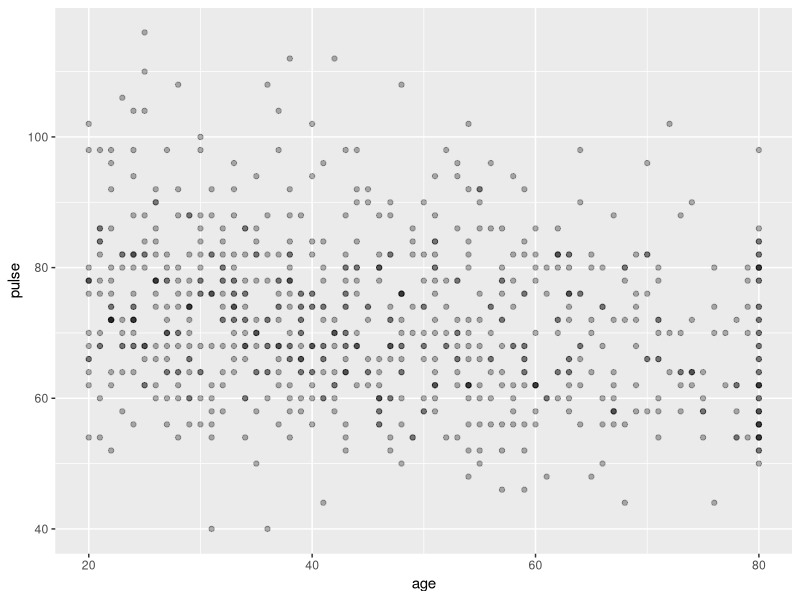
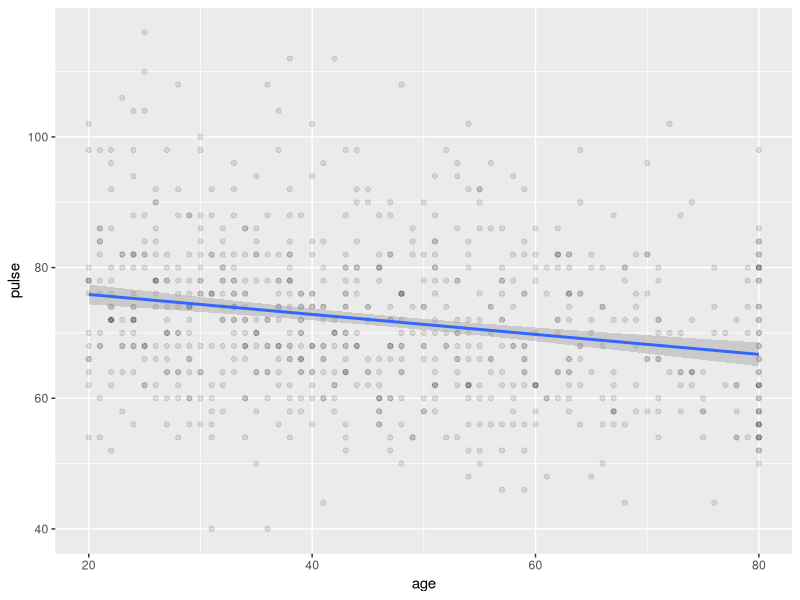
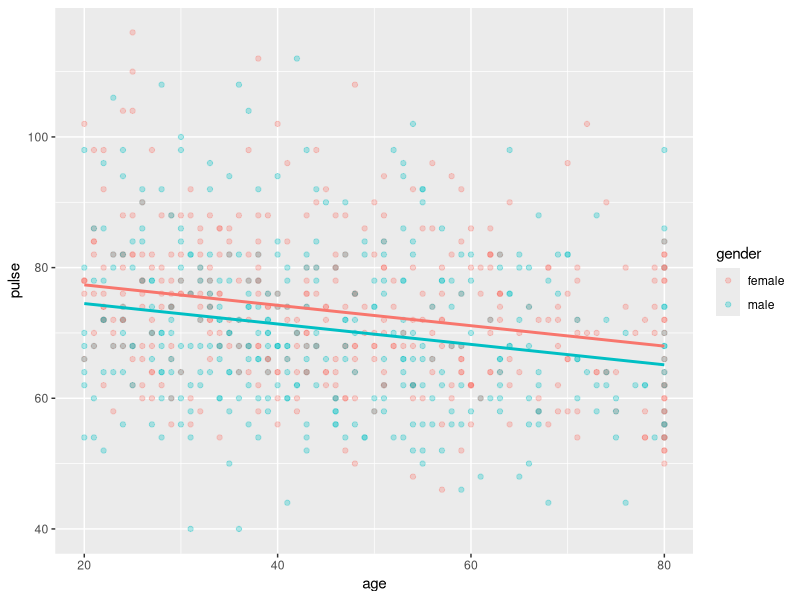
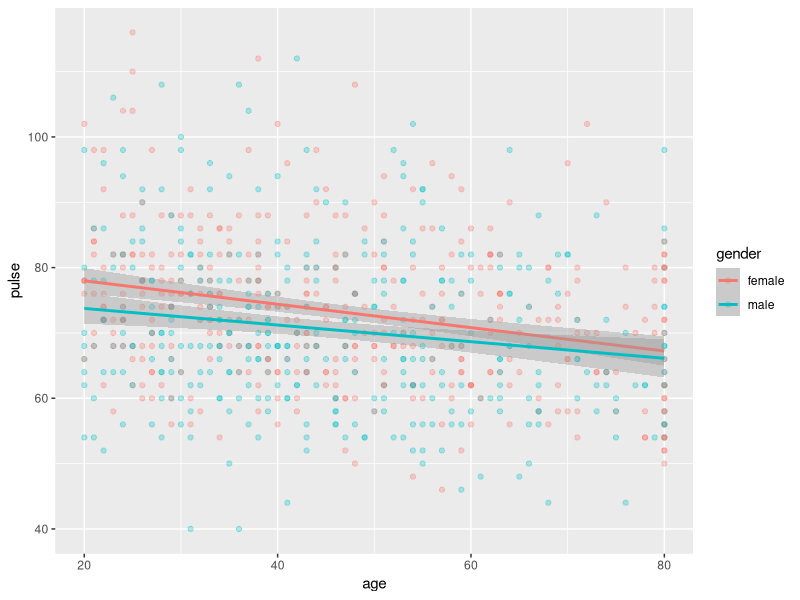

These figures' R source, in order:
## ---- chunk 1
library(tidyverse)
healthdata <- read.csv("data/nhanes.csv")
## ---- chunk 2
ggplot(healthdata, aes(x=age, y=pulse)) +
  geom_point(alpha = .3)  # transparency to partially address overlapping points
## ---- chunk 3
ggplot(healthdata, aes(x=age, y=pulse)) +
  geom_point(alpha = .1) +
  geom_smooth(method = "lm")  # "lm" corresponds to the linear model lm() function
## ---- chunk 4
lm(pulse ~ age, data=healthdata)
## ---- chunk 5
# pipe
lm(pulse ~ age, data=healthdata)  %>%  
  summary()
## ---- chunk 6

## ---- chunk 7
lm(pulse ~ age + bp_sys1 + bp_dia2 + weight + height, data = healthdata) |> 
  summary()
## ---- chunk 8
## saving the lm output because using it below
reg3 <- lm(pulse ~ age + gender, data = healthdata) 
summary(reg3)
## ---- chunk 9
# this is slightly complicated code that manually adds the regression lines
# to a scatterplot; this code incorporates concepts beyond
# the introductory materials

f1 <- function(age) reg3$coefficients[1] + reg3$coefficients[2]*age
f2 <- function(age) reg3$coefficients[1] + reg3$coefficients[2]*age + reg3$coefficients[3]

ggplot(healthdata, aes(x=age, y=pulse, color=gender)) +
  geom_point(alpha = .3) +
  geom_function(fun=f1, linewidth=1, color="#F8766D") + 
  geom_function(fun=f2, linewidth=1, color="#00BFC4")
## ---- chunk 10
lm(pulse ~ age * gender, data = healthdata)  %>% 
  summary()
## ---- chunk 11
ggplot(healthdata, aes(x=age, y=pulse, color=gender)) +
  geom_point(alpha = .3) +
  geom_smooth(method = "lm")
## ---- chunk 12

## ---- chunk 13
table(healthdata$physically_active)
## ---- chunk 14
# make a new numeric binary variable
healthdata$physically_active_01 <- healthdata$physically_active == "Yes"
table(healthdata$physically_active_01)
## ---- chunk 15
glm(physically_active_01 ~ pulse, 
    data = healthdata,
    family = "binomial") # indicated to compute a logistic regression
## ---- chunk 16
glm(physically_active_01 ~ pulse, 
    data = healthdata,
    family = "binomial") |>
  summary()
